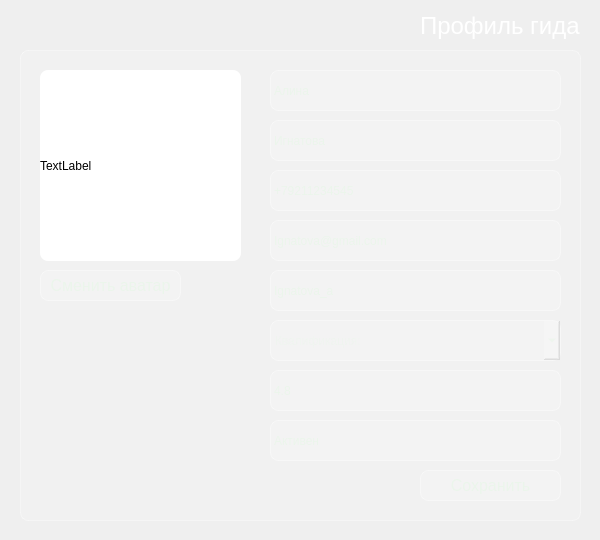
<?xml version="1.0" encoding="UTF-8"?>
<ui version="4.0">
 <class>Dialog</class>
 <widget class="QDialog" name="Dialog">
  <property name="geometry">
   <rect>
    <x>0</x>
    <y>0</y>
    <width>600</width>
    <height>540</height>
   </rect>
  </property>
  <property name="windowTitle">
   <string>Dialog</string>
  </property>
  <property name="styleSheet">
   <string notr="true">background-color: qlineargradient(spread:pad, x1:1, y1:1, x2:0, y2:0,
    stop:0 rgba(20, 65, 30, 255),
    stop:0.427447 rgba(35, 95, 55, 235),
    stop:1 rgba(110, 160, 90, 255));</string>
  </property>
  <widget class="QLabel" name="label">
   <property name="geometry">
    <rect>
     <x>40</x>
     <y>70</y>
     <width>201</width>
     <height>191</height>
    </rect>
   </property>
   <property name="styleSheet">
    <string notr="true">background-color: white;
border-radius: 8px;</string>
   </property>
   <property name="text">
    <string>TextLabel</string>
   </property>
  </widget>
  <widget class="QLabel" name="label_Guide">
   <property name="geometry">
    <rect>
     <x>420</x>
     <y>10</y>
     <width>161</width>
     <height>31</height>
    </rect>
   </property>
   <property name="styleSheet">
    <string notr="true">background-color: none;
font-size: 24px;
border: none;
color: white;</string>
   </property>
   <property name="text">
    <string>Профиль гида</string>
   </property>
  </widget>
  <widget class="QLabel" name="label_2">
   <property name="geometry">
    <rect>
     <x>270</x>
     <y>70</y>
     <width>291</width>
     <height>41</height>
    </rect>
   </property>
   <property name="styleSheet">
    <string notr="true">background-color: rgba(255, 255, 255, 0.15);
color: rgb(235, 245, 235);
border: 1px solid rgba(255, 255, 255, 0.35);
border-radius: 8px</string>
   </property>
   <property name="text">
    <string>Алина</string>
   </property>
  </widget>
  <widget class="QLabel" name="label_3">
   <property name="geometry">
    <rect>
     <x>270</x>
     <y>120</y>
     <width>291</width>
     <height>41</height>
    </rect>
   </property>
   <property name="styleSheet">
    <string notr="true">background-color: rgba(255, 255, 255, 0.15);
color: rgb(235, 245, 235);
border: 1px solid rgba(255, 255, 255, 0.35);
border-radius: 8px</string>
   </property>
   <property name="text">
    <string>Игнатова</string>
   </property>
  </widget>
  <widget class="QPushButton" name="pushButton_Login">
   <property name="geometry">
    <rect>
     <x>40</x>
     <y>270</y>
     <width>141</width>
     <height>31</height>
    </rect>
   </property>
   <property name="styleSheet">
    <string notr="true">background-color: rgba(255, 255, 255, 0.15);
color: rgb(235, 245, 235);
border: 1px solid rgba(255, 255, 255, 0.35);
border-radius: 8px;
font-size: 16px;</string>
   </property>
   <property name="text">
    <string>Сменить аватар</string>
   </property>
  </widget>
  <widget class="QLabel" name="label_4">
   <property name="geometry">
    <rect>
     <x>270</x>
     <y>170</y>
     <width>291</width>
     <height>41</height>
    </rect>
   </property>
   <property name="styleSheet">
    <string notr="true">background-color: rgba(255, 255, 255, 0.15);
color: rgb(235, 245, 235);
border: 1px solid rgba(255, 255, 255, 0.35);
border-radius: 8px</string>
   </property>
   <property name="text">
    <string>+79211234545</string>
   </property>
  </widget>
  <widget class="QLabel" name="label_5">
   <property name="geometry">
    <rect>
     <x>270</x>
     <y>220</y>
     <width>291</width>
     <height>41</height>
    </rect>
   </property>
   <property name="styleSheet">
    <string notr="true">background-color: rgba(255, 255, 255, 0.15);
color: rgb(235, 245, 235);
border: 1px solid rgba(255, 255, 255, 0.35);
border-radius: 8px</string>
   </property>
   <property name="text">
    <string>Ignatova@gmail.com</string>
   </property>
  </widget>
  <widget class="QLabel" name="label_6">
   <property name="geometry">
    <rect>
     <x>270</x>
     <y>270</y>
     <width>291</width>
     <height>41</height>
    </rect>
   </property>
   <property name="styleSheet">
    <string notr="true">background-color: rgba(255, 255, 255, 0.15);
color: rgb(235, 245, 235);
border: 1px solid rgba(255, 255, 255, 0.35);
border-radius: 8px</string>
   </property>
   <property name="text">
    <string>Ignatova_a</string>
   </property>
  </widget>
  <widget class="QComboBox" name="comboBox">
   <property name="geometry">
    <rect>
     <x>270</x>
     <y>320</y>
     <width>291</width>
     <height>41</height>
    </rect>
   </property>
   <property name="styleSheet">
    <string notr="true">background-color: rgba(255, 255, 255, 0.15);
color: rgb(235, 245, 235);
border: 1px solid rgba(255, 255, 255, 0.35);
border-radius: 8px</string>
   </property>
   <property name="placeholderText">
    <string>Квалификация:</string>
   </property>
  </widget>
  <widget class="QLabel" name="label_7">
   <property name="geometry">
    <rect>
     <x>270</x>
     <y>370</y>
     <width>291</width>
     <height>41</height>
    </rect>
   </property>
   <property name="styleSheet">
    <string notr="true">background-color: rgba(255, 255, 255, 0.15);
color: rgb(235, 245, 235);
border: 1px solid rgba(255, 255, 255, 0.35);
border-radius: 8px</string>
   </property>
   <property name="text">
    <string>4.8</string>
   </property>
  </widget>
  <widget class="QLabel" name="label_8">
   <property name="geometry">
    <rect>
     <x>270</x>
     <y>420</y>
     <width>291</width>
     <height>41</height>
    </rect>
   </property>
   <property name="styleSheet">
    <string notr="true">background-color: rgba(255, 255, 255, 0.15);
color: rgb(235, 245, 235);
border: 1px solid rgba(255, 255, 255, 0.35);
border-radius: 8px</string>
   </property>
   <property name="text">
    <string>Активен</string>
   </property>
  </widget>
  <widget class="QPushButton" name="pushButton_Login_2">
   <property name="geometry">
    <rect>
     <x>420</x>
     <y>470</y>
     <width>141</width>
     <height>31</height>
    </rect>
   </property>
   <property name="styleSheet">
    <string notr="true">background-color: rgba(255, 255, 255, 0.15);
color: rgb(235, 245, 235);
border: 1px solid rgba(255, 255, 255, 0.35);
border-radius: 8px;
font-size: 16px;</string>
   </property>
   <property name="text">
    <string>Сохранить</string>
   </property>
  </widget>
  <widget class="QFrame" name="frame">
   <property name="geometry">
    <rect>
     <x>20</x>
     <y>50</y>
     <width>561</width>
     <height>471</height>
    </rect>
   </property>
   <property name="styleSheet">
    <string notr="true">background-color: rgba(255, 255, 255, 0.15);
color: rgb(235, 245, 235);
border: 1px solid rgba(255, 255, 255, 0.35);
border-radius: 8px</string>
   </property>
   <property name="frameShape">
    <enum>QFrame::Shape::StyledPanel</enum>
   </property>
   <property name="frameShadow">
    <enum>QFrame::Shadow::Raised</enum>
   </property>
  </widget>
  <zorder>frame</zorder>
  <zorder>label</zorder>
  <zorder>label_Guide</zorder>
  <zorder>label_2</zorder>
  <zorder>label_3</zorder>
  <zorder>pushButton_Login</zorder>
  <zorder>label_4</zorder>
  <zorder>label_5</zorder>
  <zorder>label_6</zorder>
  <zorder>comboBox</zorder>
  <zorder>label_7</zorder>
  <zorder>label_8</zorder>
  <zorder>pushButton_Login_2</zorder>
 </widget>
 <resources/>
 <connections/>
</ui>
